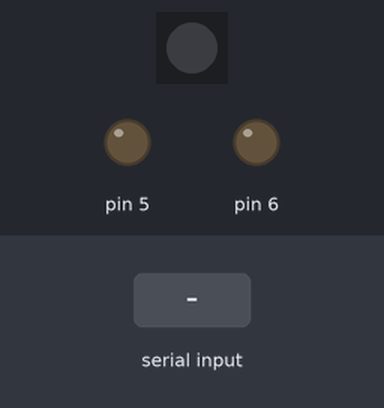
This sketch was run on a simulated Arduino Uno, built with avr-gcc and run on an emulated ATmega328P. Parts: 1 RGB LEDs in strip order, left to right, output pins drawn as LEDs (lit = HIGH). The inputs (shaded band) are chosen by the test bench. What the sketch prints to the serial monitor is not drawn.

Above: at 1.2 s.
1.3 s: "1" received over Serial
At 2.5 s:
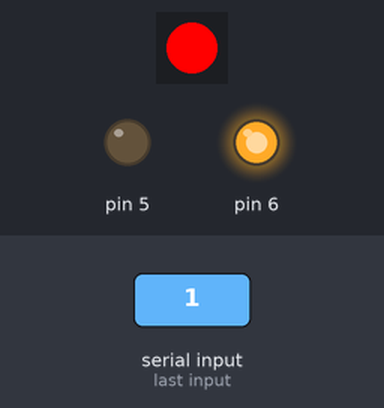
2.8 s: "2" received over Serial
At 3.7 s:
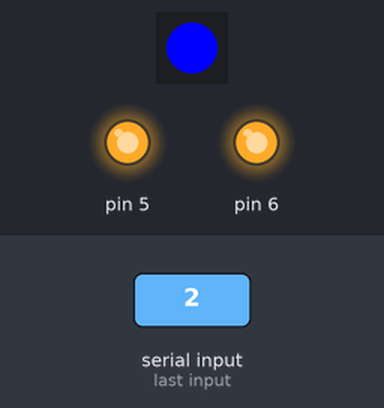
4.3 s: "0" received over Serial
At 4.8 s:
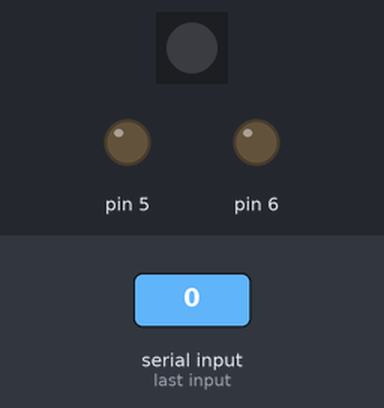
5.8 s: "2" received over Serial
At 7.2 s:
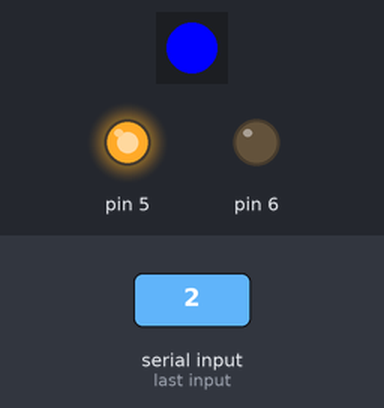
Timing chart, 0 to 8.3 s (numbered marks = the images above; inputs shaded):
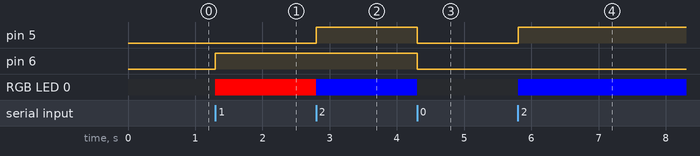

Measured:
- after the input at 1.3 s, pin 6: LOW → HIGH at once; RGB LED 0: off → RGB(255, 0, 0) at once
- after the input at 2.8 s, pin 5: LOW → HIGH at once; RGB LED 0: RGB(255, 0, 0) → RGB(0, 0, 255) at once
- after the input at 4.3 s, pin 5, pin 6: HIGH → LOW at once; RGB LED 0: RGB(0, 0, 255) → off at once
- after the input at 5.8 s, pin 5: LOW → HIGH at once; RGB LED 0: off → RGB(0, 0, 255) at once

The sketch:

sketch_glovewired.ino
```cpp
#include <Adafruit_NeoPixel.h>

#define ledPin 8
#define numPixels 1

Adafruit_NeoPixel rgbLED(numPixels, ledPin, NEO_GRB + NEO_KHZ800);
void setup() {
  // put your setup code here, to run once:
  Serial.begin(9600);
  rgbLED.begin();
  rgbLED.show();
  pinMode(5, OUTPUT);
  pinMode(6, OUTPUT);
  Serial.println("Set up!");
}

void loop() {
  // put your main code here, to run repeatedly:
  if (Serial.available() > 0) {
    char command = Serial.read();
    Serial.print(command);
    if (command == '0') {
      rgbLED.setPixelColor(0, rgbLED.Color(0, 0, 0));
      digitalWrite(5, LOW);
      digitalWrite(6, LOW);
    } else if (command == '1') {
      rgbLED.setPixelColor(0, rgbLED.Color(255, 0, 0));
      digitalWrite(6, HIGH);
    } else if (command == '2') {
      rgbLED.setPixelColor(0, rgbLED.Color(0, 0, 255));
      digitalWrite(5, HIGH);
    }
    rgbLED.show();
    delay(500);
  }

}
```
